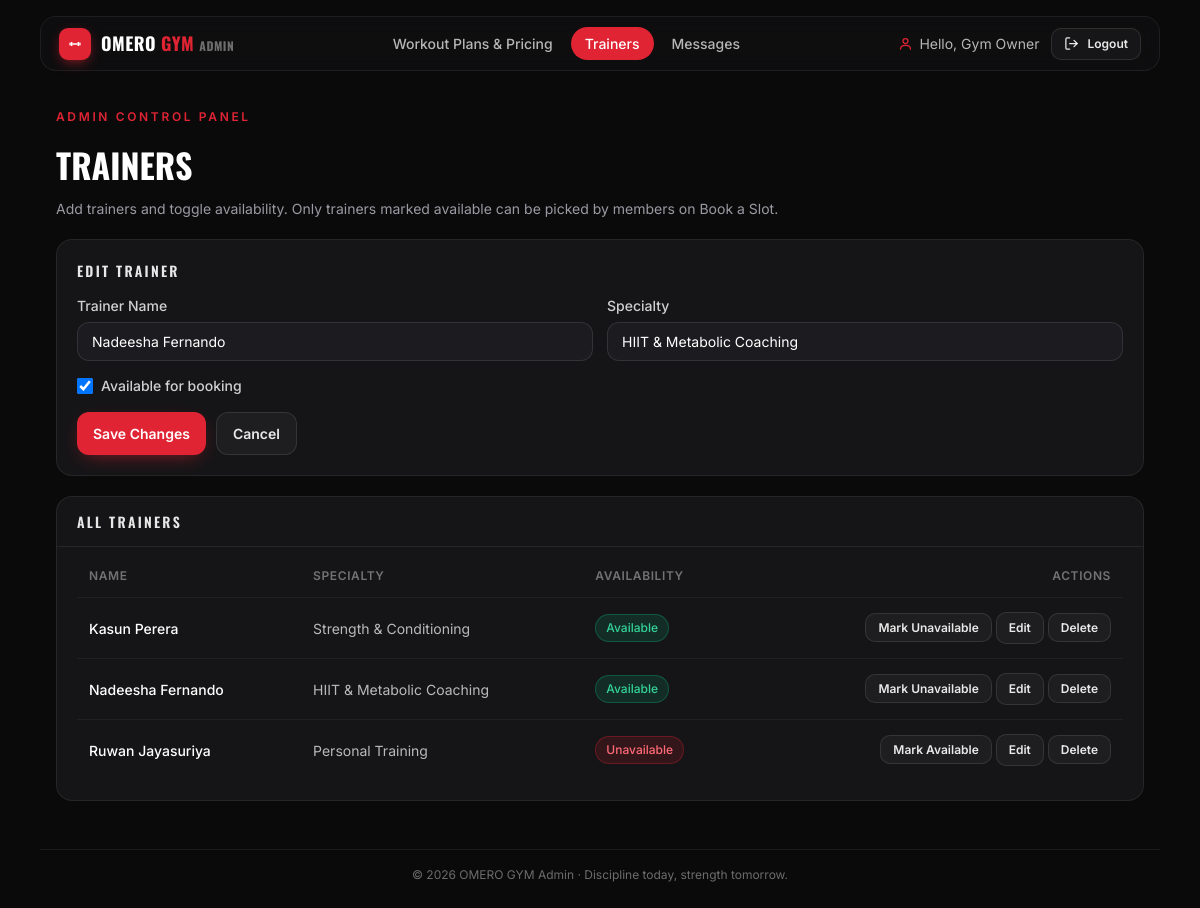
The app's page /admin/trainers.php?edit=2 (signed in) with its own data.
### tables this page shows
CREATE TABLE IF NOT EXISTS trainers (
    id         INT AUTO_INCREMENT PRIMARY KEY,
    name       VARCHAR(100)  NOT NULL,
    specialty  VARCHAR(150)  DEFAULT NULL,
    available  TINYINT(1)    NOT NULL DEFAULT 1,    
    created_at DATETIME      NOT NULL DEFAULT CURRENT_TIMESTAMP
);

### admin/trainers.php (the view, shortened to what this page needs)
<?php
require_once __DIR__ . '/../includes/db.php';
$rows = $pdo->query('SELECT * FROM trainers ORDER BY available DESC, name')->fetchAll();
$editing = null;
if (isset($_GET['edit'])) {
    $editStmt = $pdo->prepare('SELECT * FROM trainers WHERE id = ? LIMIT 1');
    $editStmt->execute([(int) $_GET['edit']]);
    $editing = $editStmt->fetch() ?: null;
}
require __DIR__ . '/includes/admin_chrome_top.php';
?>
        <section class="fade">
          <span class="eyebrow">Admin Control Panel</span>
          <h1 class="page-title">TRAINERS</h1>
          <p class="page-sub">Add trainers and toggle availability. Only trainers marked available can be picked by members on Book a Slot.</p>
        </section>
        <div class="card pad" style="margin-top:20px;">
          <div class="panel-head" style="padding:0 0 14px;border:0;">
            <h2><?= $editing ? 'Edit Trainer' : 'Add a New Trainer' ?></h2>
          </div>
          <form method="post" action="trainers.php<?= $editing ? '?edit=' . (int) $editing['id'] : '' ?>">
            <div class="admin-form-grid">
              <div>
                <label class="field-label" for="t-name">Trainer Name</label>
                <input class="field" id="t-name" name="name" required
                  value="<?= htmlspecialchars($editing['name'] ?? '', ENT_QUOTES, 'UTF-8') ?>" />
              </div>
              <div>
                <label class="field-label" for="t-spec">Specialty</label>
                <input class="field" id="t-spec" name="specialty" placeholder="e.g. Strength & Conditioning"
                  value="<?= htmlspecialchars($editing['specialty'] ?? '', ENT_QUOTES, 'UTF-8') ?>" />
              </div>
              <div class="span-2" style="display:flex;align-items:center;gap:8px;">
                <input type="checkbox" id="t-avail" name="available" value="1" style="width:16px;height:16px;"
                  <?= (!isset($editing) || !empty($editing['available'])) ? 'checked' : '' ?> />
                <label class="field-label" for="t-avail" style="margin:0;">Available for booking</label>
              </div>
            </div>
            <div style="margin-top:16px;display:flex;gap:10px;">
              <button class="btn btn-primary" type="submit"><?= $editing ? 'Save Changes' : 'Add Trainer' ?></button>
              <?php if ($editing): ?><a class="btn btn-ghost" href="trainers.php">Cancel</a><?php endif; ?>
            </div>
          </form>
        </div>
        <div class="card panel" style="margin-top:20px;">
          <div class="panel-head"><h2>All Trainers</h2></div>
          <div class="pad table-wrap">
            <table>
              <thead><tr><th>Name</th><th>Specialty</th><th>Availability</th><th class="right">Actions</th></tr></thead>
              <tbody>
                <?php foreach ($rows as $row): ?>
                  <tr>
                    <td class="cell-title"><?= htmlspecialchars($row['name'], ENT_QUOTES, 'UTF-8') ?></td>
                    <td class="cell-muted"><?= htmlspecialchars($row['specialty'] ?: '—', ENT_QUOTES, 'UTF-8') ?></td>
                    <td>
                      <span class="badge <?= $row['available'] ? 'available' : 'unavailable' ?>">
                        <?= $row['available'] ? 'Available' : 'Unavailable' ?>
                      </span>
                    </td>
                    <td class="right">
                      <form method="post" action="trainers.php" style="display:inline">
                        <button class="btn btn-ghost btn-sm" type="submit"><?= $row['available'] ? 'Mark Unavailable' : 'Mark Available' ?></button>
                      </form>
                      <a class="btn btn-ghost btn-sm" href="trainers.php?edit=<?= (int) $row['id'] ?>">Edit</a>
                      <form method="post" action="trainers.php" style="display:inline" onsubmit="return confirm('Remove this trainer?');">
                        <button class="btn btn-ghost btn-sm" type="submit">Delete</button>
                      </form>
                    </td>
                  </tr>
                <?php endforeach; ?>
              </tbody>
            </table>
          </div>
        </div>
<?php require __DIR__ . '/includes/admin_chrome_bottom.php'; ?>

### common.css (style rules this page uses)
:root { --bg: #0a0a0b; --surface: #151517; --raised: #1c1c20; --border: rgba(255, 255, 255, 0.07); --accent: #e02434; --accent-soft: #f04452; --text: #ffffff; --muted: #9a9aa2; --radius: 16px; --shell: 1120px; --font: "Inter", system-ui, sans-serif; --display: "Oswald", "Arial Narrow", sans-serif; --mono: "JetBrains Mono", ui-monospace, monospace; }
* { box-sizing: border-box; margin: 0; padding: 0; -webkit-tap-highlight-color: transparent; }
html { scroll-behavior: smooth; }
body { background: var(--bg); color: var(--text); font-family: var(--font); min-height: 100vh; line-height: 1.5; -webkit-font-smoothing: antialiased; }
a { color: inherit; text-decoration: none; }
button { font-family: inherit; cursor: pointer; border: none; background: none; color: inherit; }
input, select { font-family: inherit; }
.btn { display: inline-flex; align-items: center; justify-content: center; gap: 8px; border-radius: 12px; padding: 10px 16px; font-size: 14px; font-weight: 600; transition: 0.2s; user-select: none; }
.btn-primary { background: var(--accent); color: #fff; box-shadow: 0 6px 20px -8px rgba(224, 36, 52, 0.7); }
.btn-ghost { background: rgba(255, 255, 255, 0.04); border: 1px solid rgba(255, 255, 255, 0.1); color: rgba(255, 255, 255, 0.9); }
.btn-sm { padding: 6px 12px; font-size: 12px; border-radius: 10px; }
.field-label { display: block; font-size: 14px; font-weight: 500; color: rgba(255, 255, 255, 0.8); margin-bottom: 6px; }
.field { width: 100%; border: 1px solid rgba(255, 255, 255, 0.1); background: var(--raised); border-radius: 12px; padding: 10px 14px; font-size: 14px; color: #fff; transition: 0.2s; }
.field::placeholder { color: rgba(255, 255, 255, 0.35); }
.card { border: 1px solid var(--border); background: var(--surface); border-radius: var(--radius); }
.eyebrow { display: inline-flex; align-items: center; gap: 8px; font-size: 12px; font-weight: 600; text-transform: uppercase; letter-spacing: 0.22em; color: var(--accent); }
.page-title { font-family: var(--display); font-weight: 700; font-size: 34px; margin-top: 12px; }
.page-sub { font-size: 14px; color: var(--muted); margin-top: 8px; }
.fade { animation: fade 0.4s ease-out both; }

### workouts.css (style rules this page uses)
.panel { margin-top: 24px; overflow: hidden; }
.panel-head { padding: 14px 20px; border-bottom: 1px solid var(--border); display: flex; align-items: center; gap: 8px; }
.panel-head h2 { font-family: var(--display); font-size: 14px; font-weight: 600; text-transform: uppercase; letter-spacing: 0.16em; color: rgba(255, 255, 255, 0.9); }
.pad { padding: 20px; }
.table-wrap { overflow-x: auto; }
table { width: 100%; border-collapse: collapse; font-size: 14px; text-align: left; min-width: 640px; }
th { padding: 0 12px 12px; font-size: 12px; font-weight: 600; text-transform: uppercase; letter-spacing: 0.05em; color: rgba(255, 255, 255, 0.4); }
td { padding: 14px 12px; border-top: 1px solid rgba(255, 255, 255, 0.05); vertical-align: middle; }
.cell-title { font-weight: 500; }
.cell-muted { color: rgba(255, 255, 255, 0.7); }
.right { text-align: right; }
.badge { display: inline-flex; align-items: center; border-radius: 999px; padding: 4px 10px; font-size: 12px; font-weight: 500; border: 1px solid; }

### admin/admin.css (style rules this page uses)
.admin-form-grid { display: grid; gap: 14px; grid-template-columns: 1fr; }
@media (min-width: 720px) { .admin-form-grid { grid-template-columns: 1fr 1fr; } }
@media (min-width: 720px) { .admin-form-grid .span-2 { grid-column: 1 / -1; } }
.badge.available { background: rgba(16, 185, 129, 0.15); color: #34d399; border-color: rgba(16, 185, 129, 0.3); }
.badge.unavailable { background: rgba(224, 36, 52, 0.15); color: #ff6b76; border-color: rgba(224, 36, 52, 0.3); }

### records on screen
trainers: name "Nadeesha Fernando", specialty "HIIT & Metabolic Coaching", available "☑", shows "Available", shows "Mark Unavailable"
trainers: name "Kasun Perera", specialty "Strength & Conditioning", available "Available"
trainers: name "Ruwan Jayasuriya", specialty "Personal Training", available "Unavailable"

### other values on screen
admin_name() "Gym Owner"
